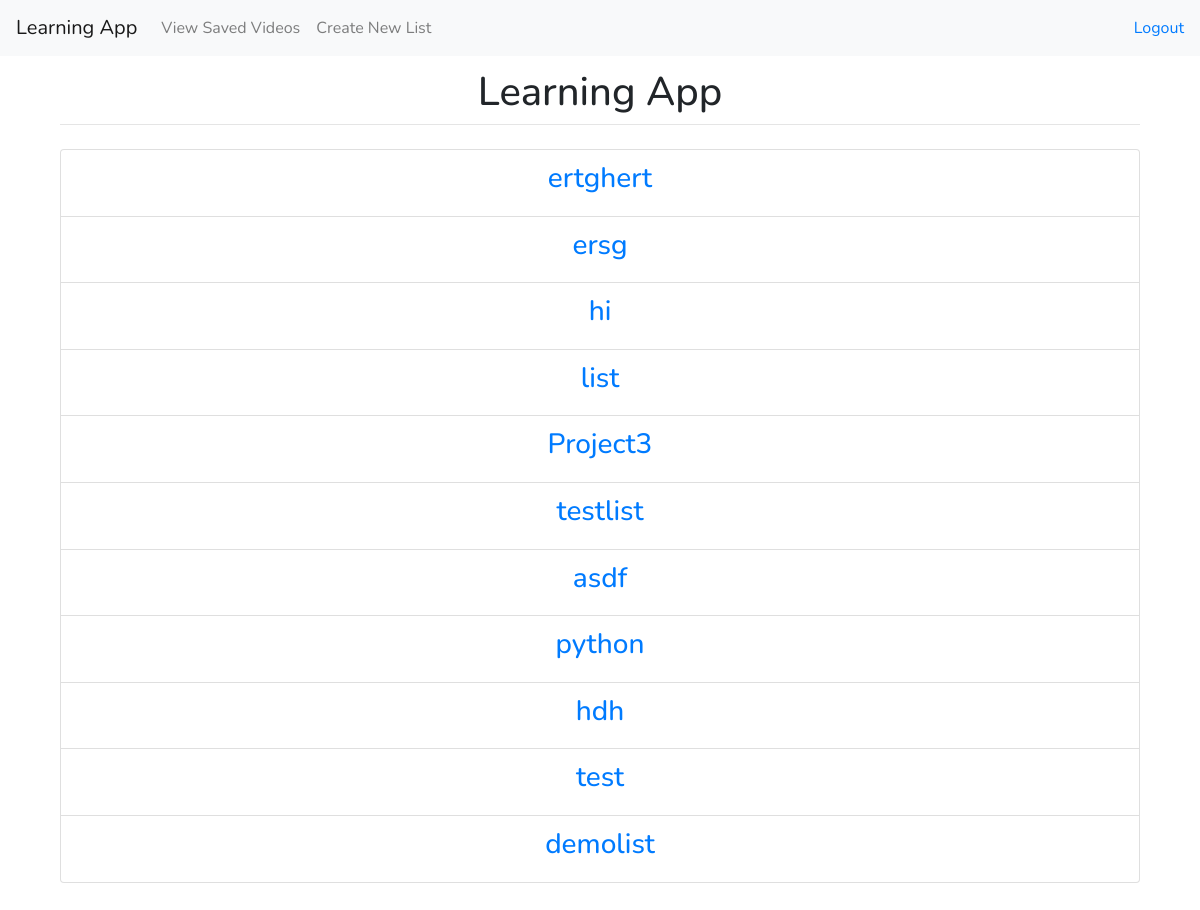
The page /view/ (signed in) on the database as committed earlier.
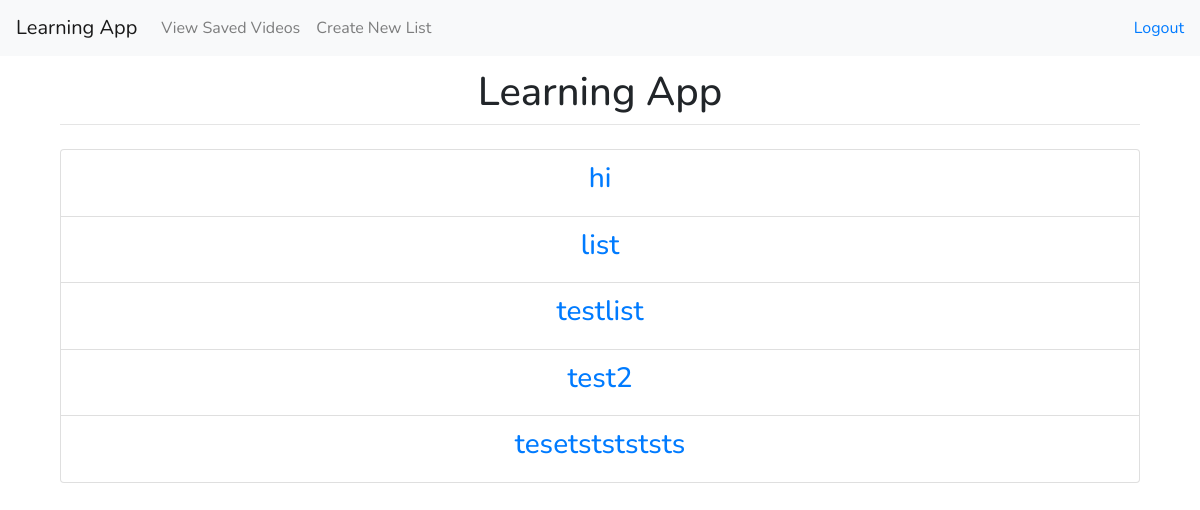
The same page on the database as committed later.
### main/models.py (models this page shows, shortened)
class ToDoList(models.Model):
	date = models.DateTimeField("date published")
	name = models.CharField(max_length=200)

### main/views.py (the view)
# urls.py: path("view/", views.view, name="index"),
def view(request):
    l = ToDoList.objects.all()
    return render(request, "main/view.html", {"lists": l})

### main/templates/main/view.html (shortened to what this page needs)
{% extends 'main/base.html' %}
{% block content %}
	{% if user.is_authenticated %}
		<ul class="list-group">
		{% for l in lists %}
			<li class="list-group-item"><a href="/{{l.id}}"><h3>{{l.name}}</h3></a></li>
		{% endfor %}
		</ul>
	{% else %}
		<h3>Login <a href="/login">Here</a></h3>
	{% endif %}
{% endblock %}

### main/templates/main/base.html (shortened to what this page needs)
<!doctype html>
<html lang="en">
{% load static %}
<html lang="en">
  <head>
      <link rel="stylesheet" href="{% static "css/style.css" %}">
      <link rel="stylesheet" href="https://stackpath.bootstrapcdn.com/bootstrap/4.5.0/css/bootstrap.min.css"
>
  </head>
  <div class="container">
    <nav class="navbar navbar-expand-lg navbar-light bg-light fixed-top">
      <a class="navbar-brand" href="/">Learning App</a>
      <div class="collapse navbar-collapse" id="navbarSupportedContent">
        <ul class="navbar-nav mr-auto">
          <li class="nav-item">
            <a class="nav-link" href="/view">View Saved Videos</a>
          </li>
          <li class="nav-item">
            <a class="nav-link" href="/create">Create New List</a>
          </li>
        </ul>
      {% if user.is_authenticated %}
        <ul class="nav navbar-nav navbar-right">
          <li><a href="/logout">Logout</a></li>
        </ul>
      {% else %}
        <ul class="nav navbar-nav navbar-right">
          <li><a href="/login">Login/</a></li>
          <li><a href="/register">Sign Up</a></li>
        </ul>
      {% endif %}
      </div>
    </nav>
  </div>
  <body>
    <div class="main" >
      <div class="row justify-content-center">
        <div class="col-12">
          <h1 class="mt-2">Learning App</h1>
          <hr class="mt-0 mb-4">
          {% block content %}
          {% endblock %}
        </div>
      </div>
    </div>
  </body>
</html>

### static/css/style.css (style rules this page uses)
body { padding-top: 60px; padding: 5%; text-align: center; }
h1 { text-align: center; }
h3 { text-align: center; }

### main/templates/main/base.html (style rules this page uses)
* { font-family: 'Nunito', sans-serif; }

Rows that differ between the two databases and show on the page:
removed ToDoList: name "ertghert"
removed ToDoList: name "ersg"
removed ToDoList: name "Project3"
removed ToDoList: name "asdf"
removed ToDoList: name "python"
removed ToDoList: name "hdh"
removed ToDoList: name "test"
removed ToDoList: name "demolist"
added ToDoList: name "test2"
added ToDoList: name "tesetststststs"
